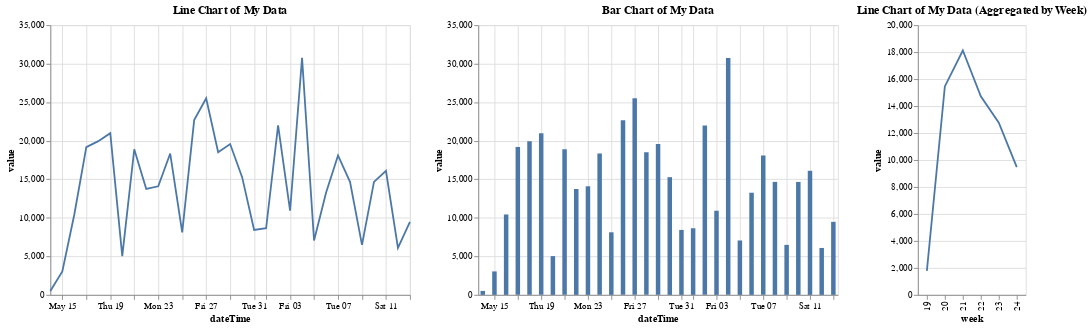

Notebook code cell kept with this figure:
### Code cell
line_chart = alt.Chart(df).mark_line().encode(
    x='dateTime:T',
    y='value:Q'
).properties(
    title='Line Chart of My Data'
)

bar_chart = alt.Chart(df).mark_bar().encode(
    x='dateTime:T',
    y='value:Q'
).properties(
    title='Bar Chart of My Data'
)

line_chart_week = alt.Chart(df_weekly).mark_line().encode(
    x='week:N',
    y='value:Q'
).properties(
    title='Line Chart of My Data (Aggregated by Week)'
)

line_chart | bar_chart | line_chart_week

### Figure 1 — Vega-Lite specification as saved in the notebook (floating-point values rounded to 4 significant figures)
{"usermeta": {"embedOptions": {"theme": "dark"}}, "config": {"view": {"continuousWidth": 400, "continuousHeight": 300}}, "hconcat": [{"mark": "line", "encoding": {"x": {"field": "dateTime", "type": "temporal"}, "y": {"field": "value", "type": "quantitative"}}, "title": "Line Chart of My Data"}, {"mark": "bar", "encoding": {"x": {"field": "dateTime", "type": "temporal"}, "y": {"field": "value", "type": "quantitative"}}, "title": "Bar Chart of My Data"}, {"data": {"name": "data-81a25da80535581734c91eaa0a35af59"}, "mark": "line", "encoding": {"x": {"field": "week", "type": "nominal"}, "y": {"field": "value", "type": "quantitative"}}, "title": "Line Chart of My Data (Aggregated by Week)"}], "data": {"name": "data-e4b75d2bf67c07b26367d46535885db4"}, "$schema": "https://vega.github.io/schema/vega-lite/v4.17.0.json", "datasets": {"data-e4b75d2bf67c07b26367d46535885db4": [{"dateTime": "2022-05-14T00:00:00", "value": 513, "week": 19}, {"dateTime": "2022-05-15T00:00:00", "value": 3045, "week": 19}, {"dateTime": "2022-05-16T00:00:00", "value": 10433, "week": 20}, {"dateTime": "2022-05-17T00:00:00", "value": 19179, "week": 20}, {"dateTime": "2022-05-18T00:00:00", "value": 19950, "week": 20}, {"dateTime": "2022-05-19T00:00:00", "value": 20982, "week": 20}, {"dateTime": "2022-05-20T00:00:00", "value": 5031, "week": 20}, {"dateTime": "2022-05-21T00:00:00", "value": 18896, "week": 20}, {"dateTime": "2022-05-22T00:00:00", "value": 13741, "week": 20}, {"dateTime": "2022-05-23T00:00:00", "value": 14092, "week": 21}, {"dateTime": "2022-05-24T00:00:00", "value": 18342, "week": 21}, {"dateTime": "2022-05-25T00:00:00", "value": 8120, "week": 21}, {"dateTime": "2022-05-26T00:00:00", "value": 22676, "week": 21}, {"dateTime": "2022-05-27T00:00:00", "value": 25516, "week": 21}, {"dateTime": "2022-05-28T00:00:00", "value": 18513, "week": 21}, {"dateTime": "2022-05-29T00:00:00", "value": 19574, "week": 21}, {"dateTime": "2022-05-30T00:00:00", "value": 15274, "week": 22}, {"dateTime": "2022-05-31T00:00:00", "value": 8426, "week": 22}, {"dateTime": "2022-06-01T00:00:00", "value": 8644, "week": 22}, {"dateTime": "2022-06-02T00:00:00", "value": 21988, "week": 22}, {"dateTime": "2022-06-03T00:00:00", "value": 10921, "week": 22}, {"dateTime": "2022-06-04T00:00:00", "value": 30750, "week": 22}, {"dateTime": "2022-06-05T00:00:00", "value": 7060, "week": 22}, {"dateTime": "2022-06-06T00:00:00", "value": 13256, "week": 23}, {"dateTime": "2022-06-07T00:00:00", "value": 18099, "week": 23}, {"dateTime": "2022-06-08T00:00:00", "value": 14662, "week": 23}, {"dateTime": "2022-06-09T00:00:00", "value": 6487, "week": 23}, {"dateTime": "2022-06-10T00:00:00", "value": 14655, "week": 23}, {"dateTime": "2022-06-11T00:00:00", "value": 16103, "week": 23}, {"dateTime": "2022-06-12T00:00:00", "value": 6088, "week": 23}, {"dateTime": "2022-06-13T00:00:00", "value": 9474, "week": 24}], "data-81a25da80535581734c91eaa0a35af59": [{"week": 19, "value": 1779.0}, {"week": 20, "value": 15460.0}, {"week": 21, "value": 18120.0}, {"week": 22, "value": 14720.0}, {"week": 23, "value": 12760.0}, {"week": 24, "value": 9474.0}]}}
